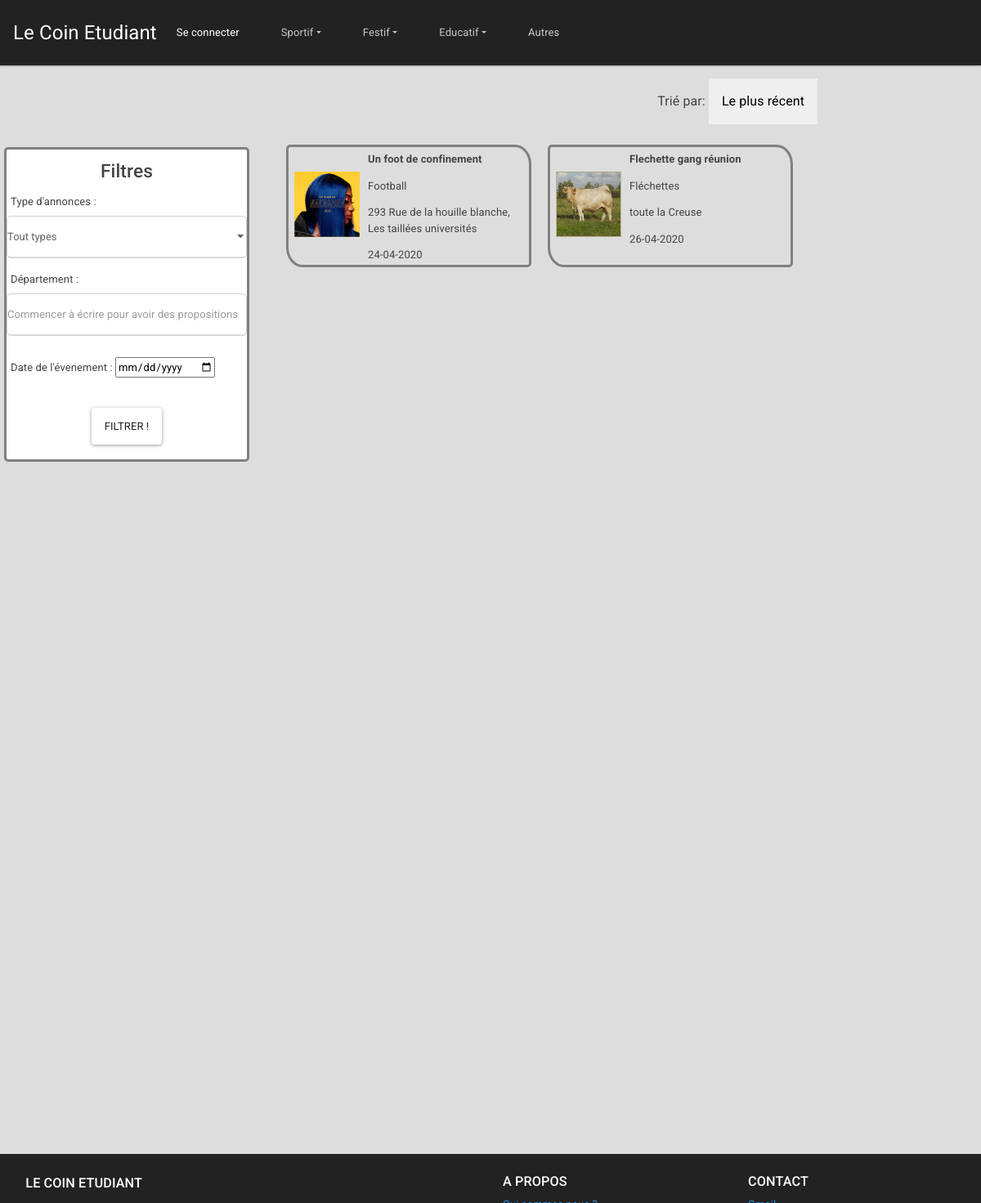
/controleur/Annonces.ctrl.php?type=Sports, run on the app's committed database.
### tables this page shows
CREATE TABLE "annonce" (
	"id"	INTEGER,
	"idClient"	INTEGER,
	"type"	TEXT,
	"categorie"	TEXT,
	"sousCategorie"	TEXT,
	"titre"	TEXT,
	"contenu"	TEXT,
	"adresse"	TEXT,
	"nbParticipant"	INTEGER,
	"nbInteresse"	INTEGER,
	"departement"	TEXT,
	"datePrevu"	TEXT,
	"heurePrevu"	TEXT,
	"dateHeure"	TEXT,
	PRIMARY KEY("id"),
	FOREIGN KEY("idClient") REFERENCES "client"("id"),
	FOREIGN KEY("categorie") REFERENCES "categorie"("id")
);

### modele/DAO.class.php (called while the page is built, shortened)
<?php
class DAO
{
  private $db;
  function __construct()
  {
    try {
      $this->db = new PDO('sqlite:../modele/data/data.db');
    } catch (Exception $e) {
      die("erreur de connexion:".$e->getMessage());
    }
  }
  function getAnnoncesFiltre($type, $cat, $sousCat, $dep, $date) {
    if ($type == "0") {
      $reqType = " ";
    } else {
      $reqType = " and type= \"$type\" ";
    }
    if ($cat == "0") {
      $reqCat = " ";
    } else {
      $reqCat = " and categorie = \"$cat\" ";
    }
    if ($sousCat == "0") {
      $reqSousCat = " ";
    } else {
      $reqSousCat = " and sousCategorie = \"$sousCat\" ";
    }
    if ($dep == "") {
      $reqDep = " ";
    } else {
      $reqDep = " and departement = \"$dep\" ";
    }
    if ($date == "") {
      $reqDate = " ";
    } else {
      $reqDate = " and datePrevu = \"$date\" ";
    }
    $requete = "SELECT * FROM annonce WHERE 1".$reqType.$reqCat.$reqSousCat.$reqDep.$reqDate;
    $res = $this->db->query($requete);
    $resultat = $res->fetchAll(PDO::FETCH_CLASS, "Annonce");
    return $resultat;
  }
  function getAdresse($idAnnonce): string {
    $requeteSQL = "SELECT adresse FROM annonce WHERE id =$idAnnonce";
    $retour = $this->db->query($requeteSQL);
    $addr = $retour->fetch()[0];
    return $addr;
  }
  function getDateAnnonce($idAnnonce): string {
    $requeteSQL = "SELECT datePrevu FROM annonce WHERE id =$idAnnonce";
    $retour = $this->db->query($requeteSQL);
    $date = $retour->fetch()[0];
    return $date;
  }
}
$dao = new DAO();
?>

### vue/Annoncesview.php (the view, shortened to what this page needs)
<!DOCTYPE html>
<html lang="en" dir="ltr">
<head>
  <link rel="stylesheet" href="../vue/css/bootstrap.min.css">
  <link rel="stylesheet" href="../vue/css/Annoncesview.css">
  <link rel="stylesheet" href="../vue/css/AjoutAnnonceview.css">
  <link rel="stylesheet" href="../vue/css/Header.css">
  <link rel="stylesheet" href='../vue/css/jquery.flipster.css'>
</head>
<body>
  <header>
    <?php include('header.php') ?>
  </header>
  <div class="corps">
    <form class="" action="Annonces.ctrl.php" method="get">
      <div class="" id="filtres">
        <div class="alignFiltre">
          <p>
            <h3 id="h3Filtres">Filtres</h3>
          </p>
        </div>
        <div class="form-group">
          <label for="type">Type d'annonces : </label>
          <select class="form-control" id="categorieAnnonce" name="type" onChange="addSelectedCat(this);">
            <option selected value="0" style="font-weight: bold;">Tout types</option>
          </select>
        </div>
        <div class="form-group">
          <label for="departement">Département :</label>
          <div class="autocomplete">
            <input type="text" class="form-control inputFiltre" name="dep" id="myInput" placeholder="Commencer à écrire pour avoir des propositions" >
          </div>
        </div>
        <div class="form-group">
          <label for="date">Date de l'évenement :</label>
          <input class="form-group" type="date" name="date" value="">
        </div>
        <div class="alignFiltre">
          <p>
            <button class="btn btn-light" id="sub" type="submit" >Filtrer !</button>
          </p>
        </div>
      </div>
    </form>
    <div class="" id="tri">
      <div class="" id="btnTri">
        <label for="tri">Trié par: </label>
        <div class="dropdown">
          <button class="dropbouton">Le plus récent</button>
        </div>
      </div>
    </div>
    <div class="" id="annonces" draggable="true" ondragstart="drag(event)">
      <?php
      foreach ($annoncesPostees as $annonce) { ?>
        <a href="../controleur/AnnonceDetail.ctrl.php?id=<?=$annonce->id ?>" style="text-decoration:none; color: inherit;"> <div class="annonce">
          <img src="../modele/data/upload/<?=$annonce->id?>.jpg" class="image">
          <p class="titre"> <?php echo($annonce->titre); ?></p>
          <p class="categorie"><?php
          echo($annonce->sousCategorie);
          ?></p>
          <p class="adresse"> <?php
          $addr = getAdresse($annonce->id, $dao);
          echo "$addr"; ?></p>
          <p class="horraire"><?php
          $date = getDateAnnonce($annonce->id, $dao);
          echo "$date"; ?></p>
        </div> </a>
      <?php } ?>
    </div>
  </div>
  <footer class="footer">
    <?php include('footer.php') ?>
  </footer>
</body>
</html>

### vue/css/Annoncesview.css (style rules this page uses)
html body { background-color: #DDDDDD; }
.corps { width: 100%; height: 1000px; }
#filtres { width: 300px; height: auto; border: solid 3px grey; margin: 100px 20px 100px 5px; float: left; border-radius: 5px; background: white; }
.alignFiltre { text-align: center; }
label { margin-left: 5px; }
#sub { margin: 5px; }
#annonces { overflow-y: auto; padding: 20px; height: 100%; padding-top: 60px; }
.annonce { margin: 5px 15px 15px 5px;; float: left; width: 300px; height: 150px; border: solid 3px grey; border-radius: 5px 20px / 5px 24px; padding: 5px; }
.titre { font-weight: bold; }
.image { float: left; margin: 25px 10px 25px 2px;; height: 80px; width: 80px; }
#tri { width: 100%; position: relative; }
#btnTri { position: absolute; right: 200px; }
.dropbouton, #tri { padding: 16px; font-size: 16px; border: none; cursor: pointer; }
.dropdown { position: relative; display: inline-block; }
.annonce { transition: transform .2s; }
.autocomplete { position: relative; padding-bottom: 10px; }

### vue/css/AjoutAnnonceview.css (style rules this page uses)
html body { background-color: #DDDDDD; }
.autocomplete { position: relative; padding-bottom: 10px; }

### vue/css/Header.css (style rules this page uses)
.form-control { border: 1px solid lightgrey; border-radius: 5px; }

### vue/footer.php (style rules this page uses)
footer { background-color: #222; color: #FFF; }
html { position: relative; min-height: 100%; }
.footer { position: absolute; bottom: 0; width: 100%; height: 60px; background: #000000; color: #FFFFFF; }

### data on the page
annonce: shows a picture, titre "Un foot de confinement", sousCategorie "Football", addr "293 Rue de la houille blanche, Les taillées universités", date "24-04-2020"
annonce: shows a picture, titre "Flechette gang réunion", sousCategorie "Fléchettes", addr "toute la Creuse", date "26-04-2020"
